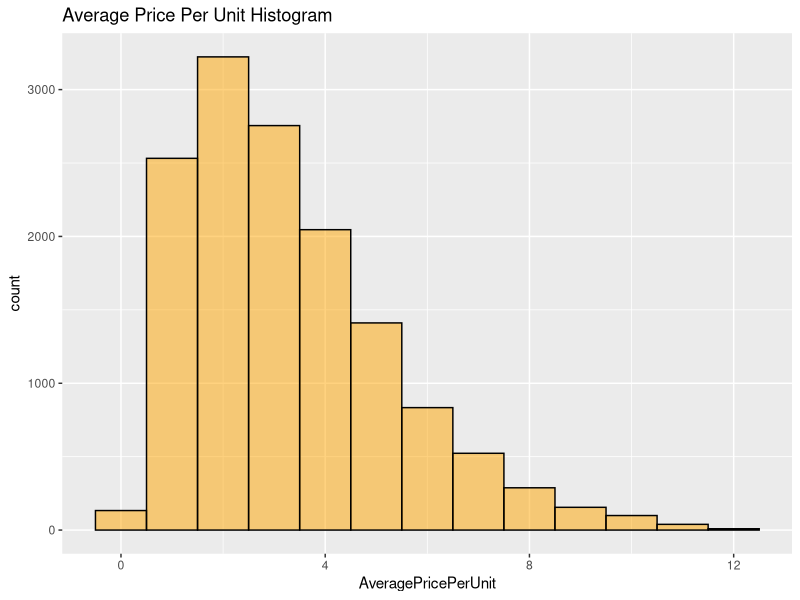
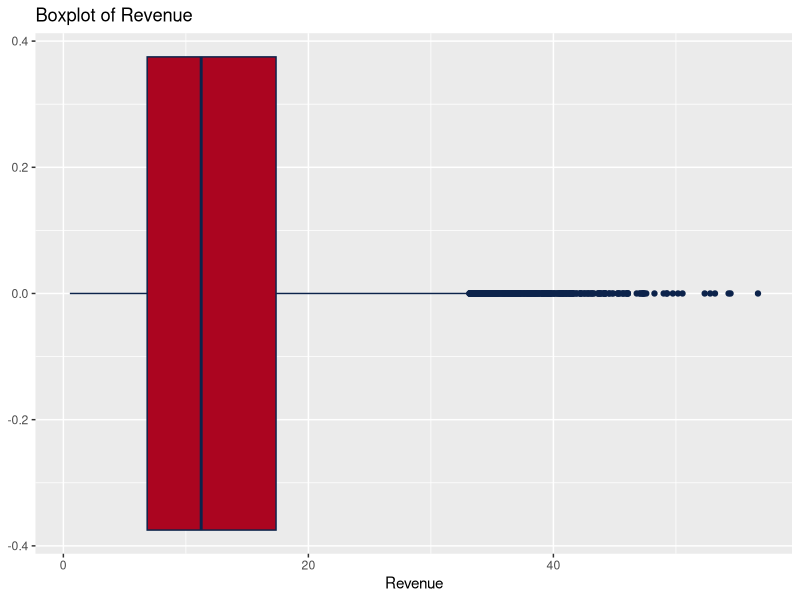

The R script that drew these images, in order: (Note: this script raises an error after producing the figures.)
# Varun Kapuria
# MIS 545 Section 01
# The following code imports a CSV file 'GroceryTransactions.csv' which 
# contains grocery transactions data. The summary of the mean, median, SD, IQR,
# minimum and maximum values of Revenue are found using dplyr package.
# A new tibble is created containing only the selected fields and a few 
# filters are ran on the tibble.
# Another tibble is created containing a new feature called AveragePricePerUnit.
# A histogram of average price per unit and a boxplot of revenue are created.

# View all installed packages
installed.packages()

# Install tidyverse
# install.packages("tidyverse")

#Initiate tidyverse
library(tidyverse)

# Setting the working directory to your Lab03 folder
setwd("C:/Users/ual-laptop/Desktop/MIS545/Lab03")
getwd()

# Reading GroceryTransactions.csv into a tibble
groceryTransactions1 <- read_csv("GroceryTransactions.csv")

# Displaying groceryTransactions1 in the console
print(groceryTransactions1)

# Displaying the first 20 rows of groceryTransactions1 in the console
head(groceryTransactions1, n = 20)

# Displaying the structure of groceryTransactions1 in the console
str(groceryTransactions1)

# Displaying the summary of groceryTransactions1 in the console
summary(groceryTransactions1)

# Using the dplyr summarize() function to display the mean
print(summarize(.data = groceryTransactions1, mean(Revenue)))

# Using the dplyr summarize() function to display the median
print(summarize(.data = groceryTransactions1, median(UnitsSold)))

# Using the dplyr summarize() function to display the standard deviation
print(summarize(.data = groceryTransactions1, sd(UnitsSold)))

# Using the dplyr summarize() function to display the IQR
print(summarize(.data = groceryTransactions1, IQR(UnitsSold)))

# Using the dplyr summarize() function to display the min and max of revenue
print(summarize(.data = groceryTransactions1, min(Revenue)))
print(summarize(.data = groceryTransactions1, max(Revenue)))

# Creating a new tibble named groceryTransactions2 to contain the columns 
# PurchaseDate, Homeowner, Children, AnnualIncome, UnitsSold, Revenue
# using as_tibble
groceryTransactions2 <- as_tibble(groceryTransactions1[,c("PurchaseDate",
                                                          "Homeowner",
                                                          "Children",
                                                          "AnnualIncome",
                                                          "UnitsSold",
                                                          "Revenue")])

# Creating a new tibble named groceryTransactions2 to contain the columns 
# PurchaseDate, Homeowner, Children, AnnualIncome, UnitsSold, Revenue
# using select
groceryTransactions2 <- select(.data = groceryTransactions1
                               , PurchaseDate
                               , Homeowner
                               , Children
                               , AnnualIncome
                               , UnitsSold
                               , Revenue)

# Displaying all of the features in groceryTransactions2 for transactions 
# made by non-homeowners with at least 4 children.
print(filter(.data = groceryTransactions2,
             Homeowner == "N" & Children > 3))

# Displaying all of the records and features in groceryTransactions2 
# that were either made by customers in the $150K + annual income category 
# OR had more than 6 units sold
print(filter(.data = groceryTransactions2,
             AnnualIncome == "$150K +" | UnitsSold > 6))

# Displaying the average transaction revenue grouped by annual income level. 
# Sort the results by average transaction revenue from largest to smallest
print(groceryTransactions2 %>%
      group_by(AnnualIncome) %>%
      summarize(AverageTransactionRevenue = mean(Revenue)) %>%
      arrange(desc(AverageTransactionRevenue)))

# Creating a new tibble called groceryTransactions3 that contains 
# all of the features in groceryTransactions2 along with 
# a new calculated feature called AveragePricePerUnit calculated by 
# dividing revenue by units sold
groceryTransactions3 <- groceryTransactions2 %>%
  mutate(AveragePricePerUnit = (Revenue/UnitsSold) )

# Displaying the groceryTransactions3 tibble on the console
print(groceryTransactions3)

# Creating a histogram of AveragePricePerUnit using ggplot
histogramAveragePricePerUnit <- ggplot(data = groceryTransactions3,
                                       aes(x=AveragePricePerUnit))

# Using geom_histogram function to modify historgram
histogramAveragePricePerUnit + geom_histogram(binwidth = 1,
                                              color = "black",
                                              fill = "orange",
                                              alpha = 0.50) +

# Adding title to the Histogram
ggtitle("Average Price Per Unit Histogram")

# Creating a boxplot of revenue ofusing ggplot
boxplotRevenue <- ggplot(data = groceryTransactions3,
                         aes(x=Revenue))

# Using geom_boxplot funciton to modify boxplot
boxplotRevenue + geom_boxplot(color = "#0C234B",
                              fill = "#AB0520") + 

# Adding title to the boxplot
ggtitle("Boxplot of Revenue")

# Saving .Rhistory file
savehistory(file = ".Rhistory")